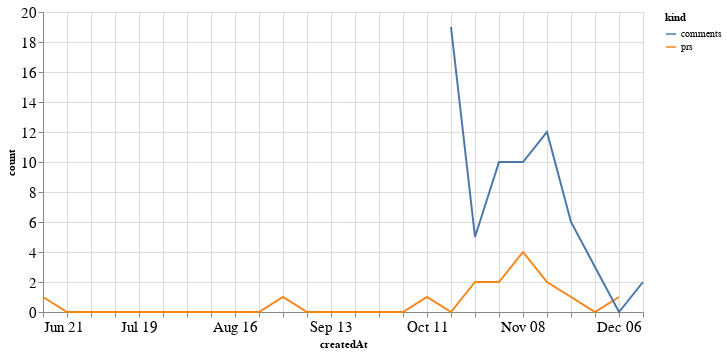

Notebook cell for this chart:
### Code cell
alt.Chart(total_time, width=600).mark_line().encode(
    x='createdAt',
    y='count',
    color='kind'
)

### Figure 1 — Vega-Lite specification as saved in the notebook (floating-point values rounded to 4 significant figures)
{"config": {"axisLeft": {"labelFontSize": 15}, "axisBottom": {"labelFontSize": 15}}, "data": {"name": "data-bf8d5a14053d49d4551916f0c0e868fc"}, "mark": "line", "encoding": {"color": {"type": "nominal", "field": "kind"}, "x": {"type": "temporal", "field": "createdAt"}, "y": {"type": "quantitative", "field": "count"}}, "width": 600, "$schema": "https://vega.github.io/schema/vega-lite/v4.8.1.json", "datasets": {"data-bf8d5a14053d49d4551916f0c0e868fc": [{"createdAt": "2020-06-21T00:00:00", "kind": "prs", "count": 1.0}, {"createdAt": "2020-06-28T00:00:00", "kind": "prs", "count": 0.0}, {"createdAt": "2020-07-05T00:00:00", "kind": "prs", "count": 0.0}, {"createdAt": "2020-07-12T00:00:00", "kind": "prs", "count": 0.0}, {"createdAt": "2020-07-19T00:00:00", "kind": "prs", "count": 0.0}, {"createdAt": "2020-07-26T00:00:00", "kind": "prs", "count": 0.0}, {"createdAt": "2020-08-02T00:00:00", "kind": "prs", "count": 0.0}, {"createdAt": "2020-08-09T00:00:00", "kind": "prs", "count": 0.0}, {"createdAt": "2020-08-16T00:00:00", "kind": "prs", "count": 0.0}, {"createdAt": "2020-08-23T00:00:00", "kind": "prs", "count": 0.0}, {"createdAt": "2020-08-30T00:00:00", "kind": "prs", "count": 1.0}, {"createdAt": "2020-09-06T00:00:00", "kind": "prs", "count": 0.0}, {"createdAt": "2020-09-13T00:00:00", "kind": "prs", "count": 0.0}, {"createdAt": "2020-09-20T00:00:00", "kind": "prs", "count": 0.0}, {"createdAt": "2020-09-27T00:00:00", "kind": "prs", "count": 0.0}, {"createdAt": "2020-10-04T00:00:00", "kind": "prs", "count": 0.0}, {"createdAt": "2020-10-11T00:00:00", "kind": "prs", "count": 1.0}, {"createdAt": "2020-10-18T00:00:00", "kind": "prs", "count": 0.0}, {"createdAt": "2020-10-25T00:00:00", "kind": "prs", "count": 2.0}, {"createdAt": "2020-11-01T00:00:00", "kind": "prs", "count": 2.0}, {"createdAt": "2020-11-08T00:00:00", "kind": "prs", "count": 4.0}, {"createdAt": "2020-11-15T00:00:00", "kind": "prs", "count": 2.0}, {"createdAt": "2020-11-22T00:00:00", "kind": "prs", "count": 1.0}, {"createdAt": "2020-11-29T00:00:00", "kind": "prs", "count": 0.0}, {"createdAt": "2020-12-06T00:00:00", "kind": "prs", "count": 1.0}, {"createdAt": "2020-12-13T00:00:00", "kind": "prs", "count": null}, {"createdAt": "2020-06-21T00:00:00", "kind": "comments", "count": null}, {"createdAt": "2020-06-28T00:00:00", "kind": "comments", "count": null}, {"createdAt": "2020-07-05T00:00:00", "kind": "comments", "count": null}, {"createdAt": "2020-07-12T00:00:00", "kind": "comments", "count": null}, {"createdAt": "2020-07-19T00:00:00", "kind": "comments", "count": null}, {"createdAt": "2020-07-26T00:00:00", "kind": "comments", "count": null}, {"createdAt": "2020-08-02T00:00:00", "kind": "comments", "count": null}, {"createdAt": "2020-08-09T00:00:00", "kind": "comments", "count": null}, {"createdAt": "2020-08-16T00:00:00", "kind": "comments", "count": null}, {"createdAt": "2020-08-23T00:00:00", "kind": "comments", "count": null}, {"createdAt": "2020-08-30T00:00:00", "kind": "comments", "count": null}, {"createdAt": "2020-09-06T00:00:00", "kind": "comments", "count": null}, {"createdAt": "2020-09-13T00:00:00", "kind": "comments", "count": null}, {"createdAt": "2020-09-20T00:00:00", "kind": "comments", "count": null}, {"createdAt": "2020-09-27T00:00:00", "kind": "comments", "count": null}, {"createdAt": "2020-10-04T00:00:00", "kind": "comments", "count": null}, {"createdAt": "2020-10-11T00:00:00", "kind": "comments", "count": null}, {"createdAt": "2020-10-18T00:00:00", "kind": "comments", "count": 19.0}, {"createdAt": "2020-10-25T00:00:00", "kind": "comments", "count": 5.0}, {"createdAt": "2020-11-01T00:00:00", "kind": "comments", "count": 10.0}, {"createdAt": "2020-11-08T00:00:00", "kind": "comments", "count": 10.0}, {"createdAt": "2020-11-15T00:00:00", "kind": "comments", "count": 12.0}, {"createdAt": "2020-11-22T00:00:00", "kind": "comments", "count": 6.0}, {"createdAt": "2020-11-29T00:00:00", "kind": "comments", "count": 3.0}, {"createdAt": "2020-12-06T00:00:00", "kind": "comments", "count": 0.0}, {"createdAt": "2020-12-13T00:00:00", "kind": "comments", "count": 2.0}]}}
